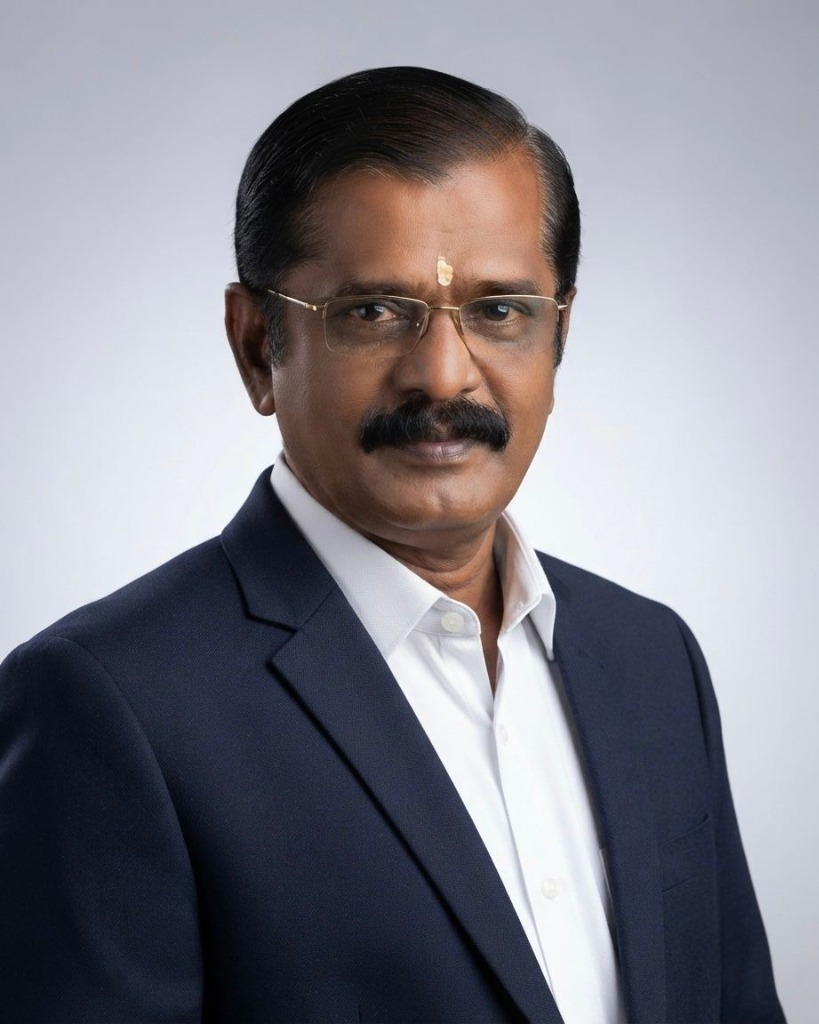
#> input picture founder.jpg, 819 x 1024 px
$ python remove_bg.py founder.jpg out.png
#> lines starting #> are read from the running program, lines starting #| are printed output that depends on the picture
from PIL import Image

def remove_black_background(input_path, output_path, tolerance=30):
#> called with input_path = 'founder.jpg', output_path = 'out.png', tolerance = 30
    img = Image.open(input_path).convert("RGBA")
    data = img.getdata()

    new_data = []
    for item in data:
        # Check if the pixel is close to black
        if item[0] < tolerance and item[1] < tolerance and item[2] < tolerance:
            # Change to transparent
            new_data.append((255, 255, 255, 0))
        else:
            new_data.append(item)
#> this loop made 838656 passes
#> item on passes 1 to 3: (167, 169, 182, 255), (167, 169, 182, 255), (167, 169, 182, 255)
#> after the loop, new_data = 838656 items

    img.putdata(new_data)
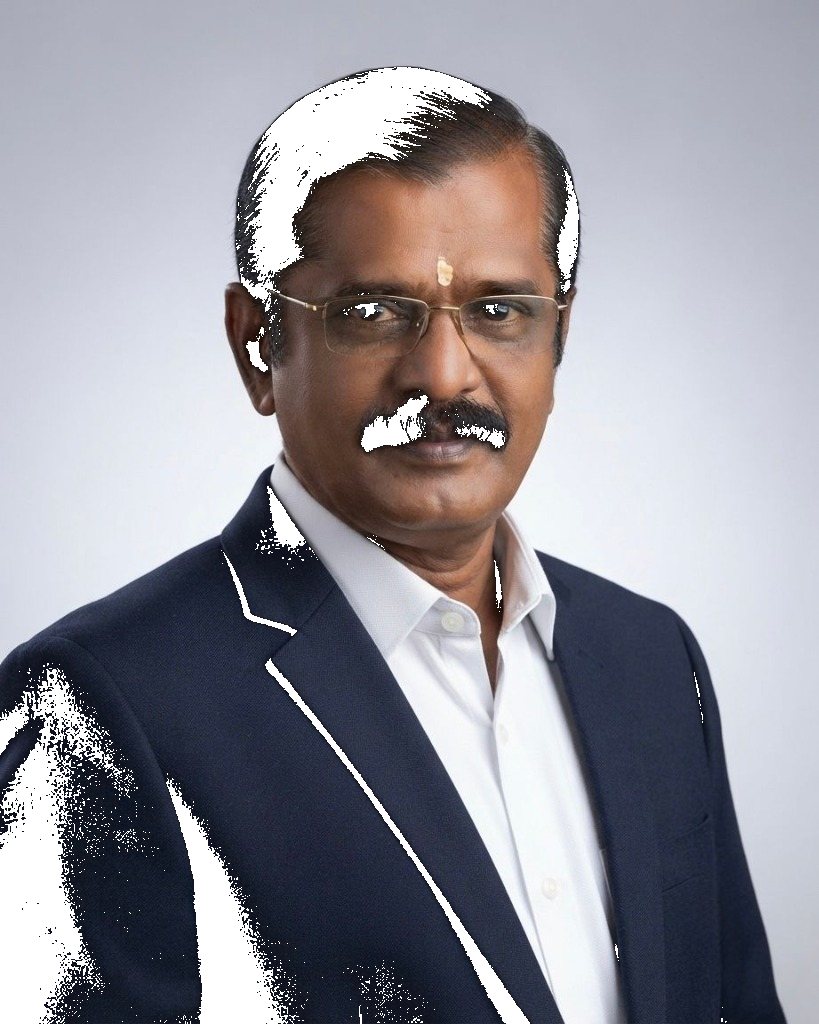
#> img: PIL image 819x1024 RGBA; mean R, G, B, A 148.5, 147.3, 155.6, 236.3; transparent parts drawn white
    img.save(output_path, "PNG")

if __name__ == "__main__":
    import sys
    input_file = sys.argv[1]
    output_file = sys.argv[2]
    remove_black_background(input_file, output_file)

$ run again, on proprietor.jpg
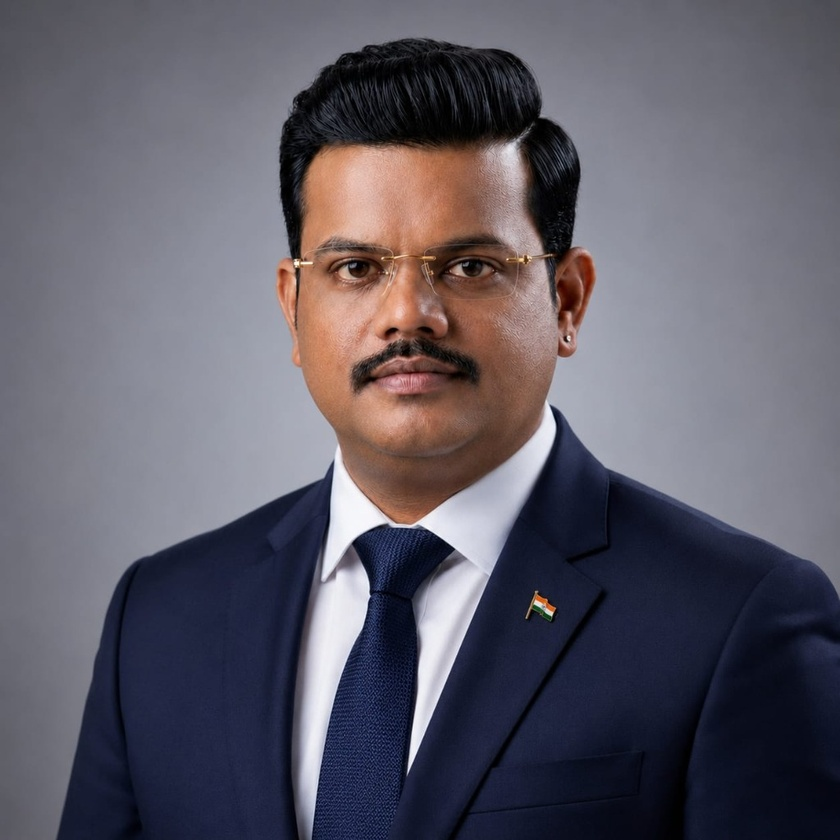
#> input picture proprietor.jpg, 840 x 840 px, shrunk from 1024 x 1024 before the run
#> the loop in remove_black_background, `for item in data:` made 705600 passes
#> item on passes 1 to 3: (77, 77, 85, 255), (77, 77, 85, 255), (77, 77, 85, 255)
#> after the loop in remove_black_background, `for item in data:`: new_data = 705600 items
#> in remove_black_background, `img.putdata(new_data)`:
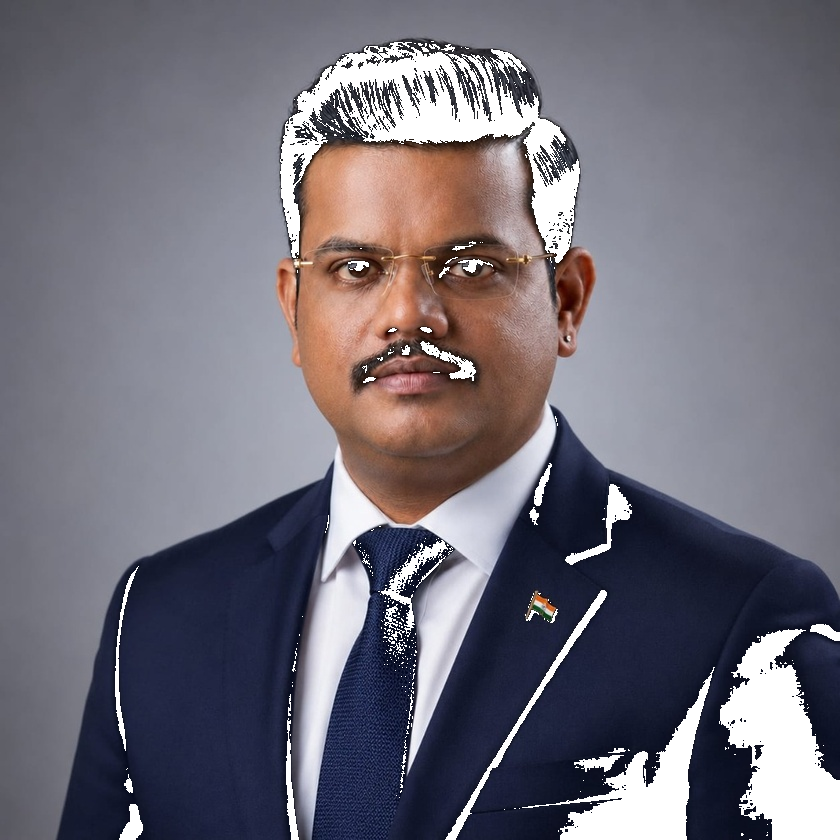
#> img: PIL image 840x840 RGBA; mean R, G, B, A 112.9, 109.5, 119.9, 236; transparent parts drawn white

$ run again, on about_bg.png
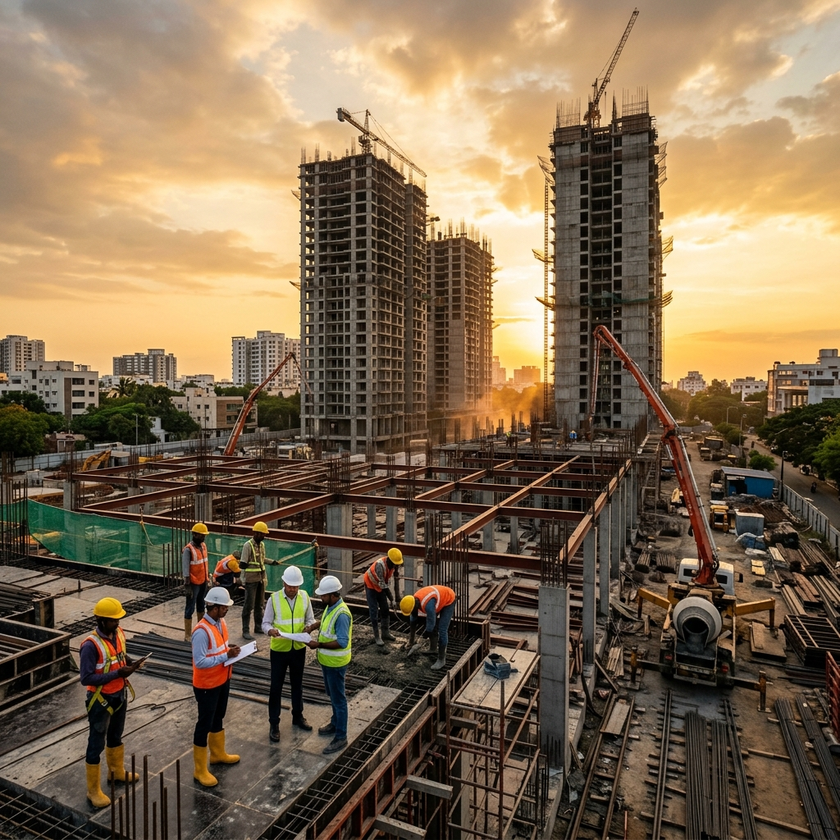
#> input picture about_bg.png, 840 x 840 px, shrunk from 1024 x 1024 before the run
#> the loop in remove_black_background, `for item in data:` made 705600 passes
#> item on passes 1 to 3: (155, 155, 152, 255), (155, 155, 150, 255), (158, 156, 152, 255)
#> after the loop in remove_black_background, `for item in data:`: new_data = 705600 items
#> in remove_black_background, `img.putdata(new_data)`:
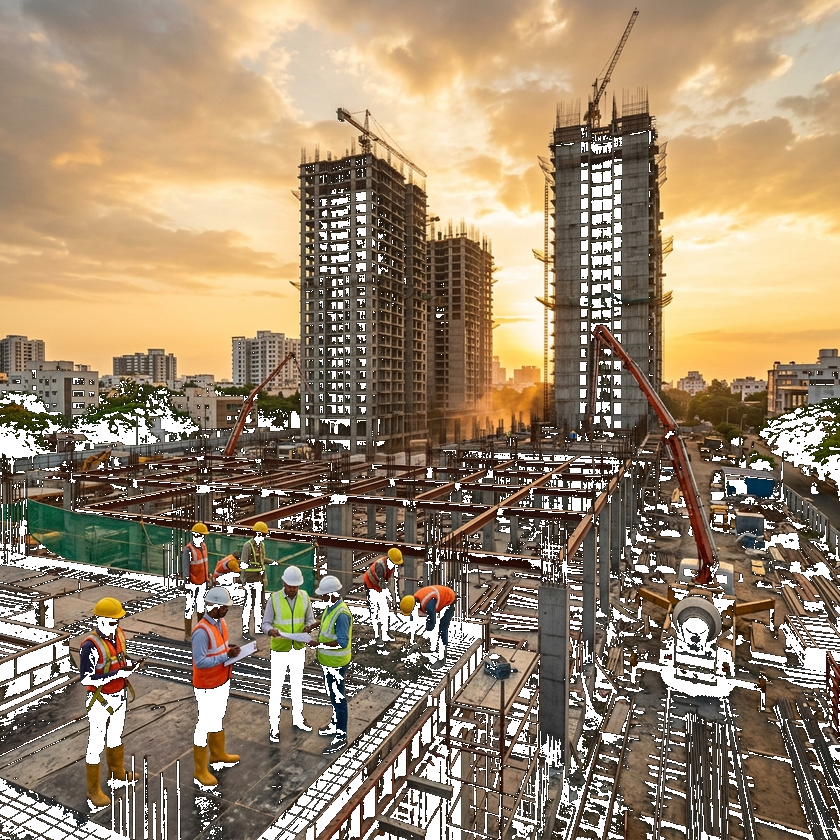
#> img: PIL image 840x840 RGBA; mean R, G, B, A 155.9, 136.1, 111.2, 225; transparent parts drawn white

$ run again, on about_legacy_new.png
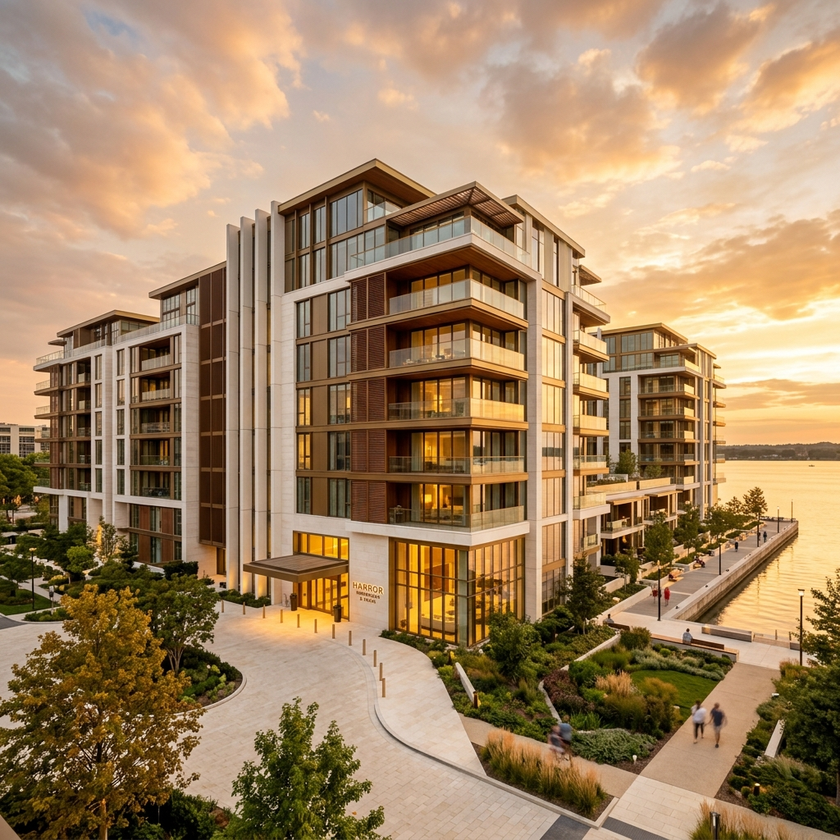
#> input picture about_legacy_new.png, 840 x 840 px, shrunk from 1024 x 1024 before the run
#> the loop in remove_black_background, `for item in data:` made 705600 passes
#> item on passes 1 to 3: (141, 140, 145, 255), (141, 139, 144, 255), (142, 140, 145, 255)
#> after the loop in remove_black_background, `for item in data:`: new_data = 705600 items
#> in remove_black_background, `img.putdata(new_data)`:
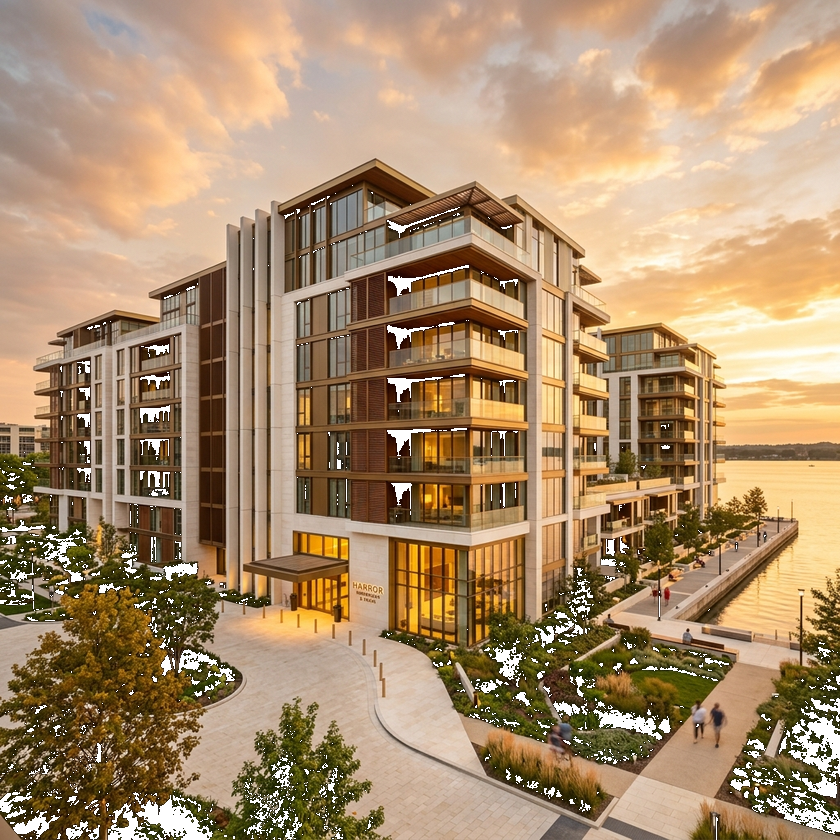
#> img: PIL image 840x840 RGBA; mean R, G, B, A 170.1, 141.4, 108.5, 246.8; transparent parts drawn white
